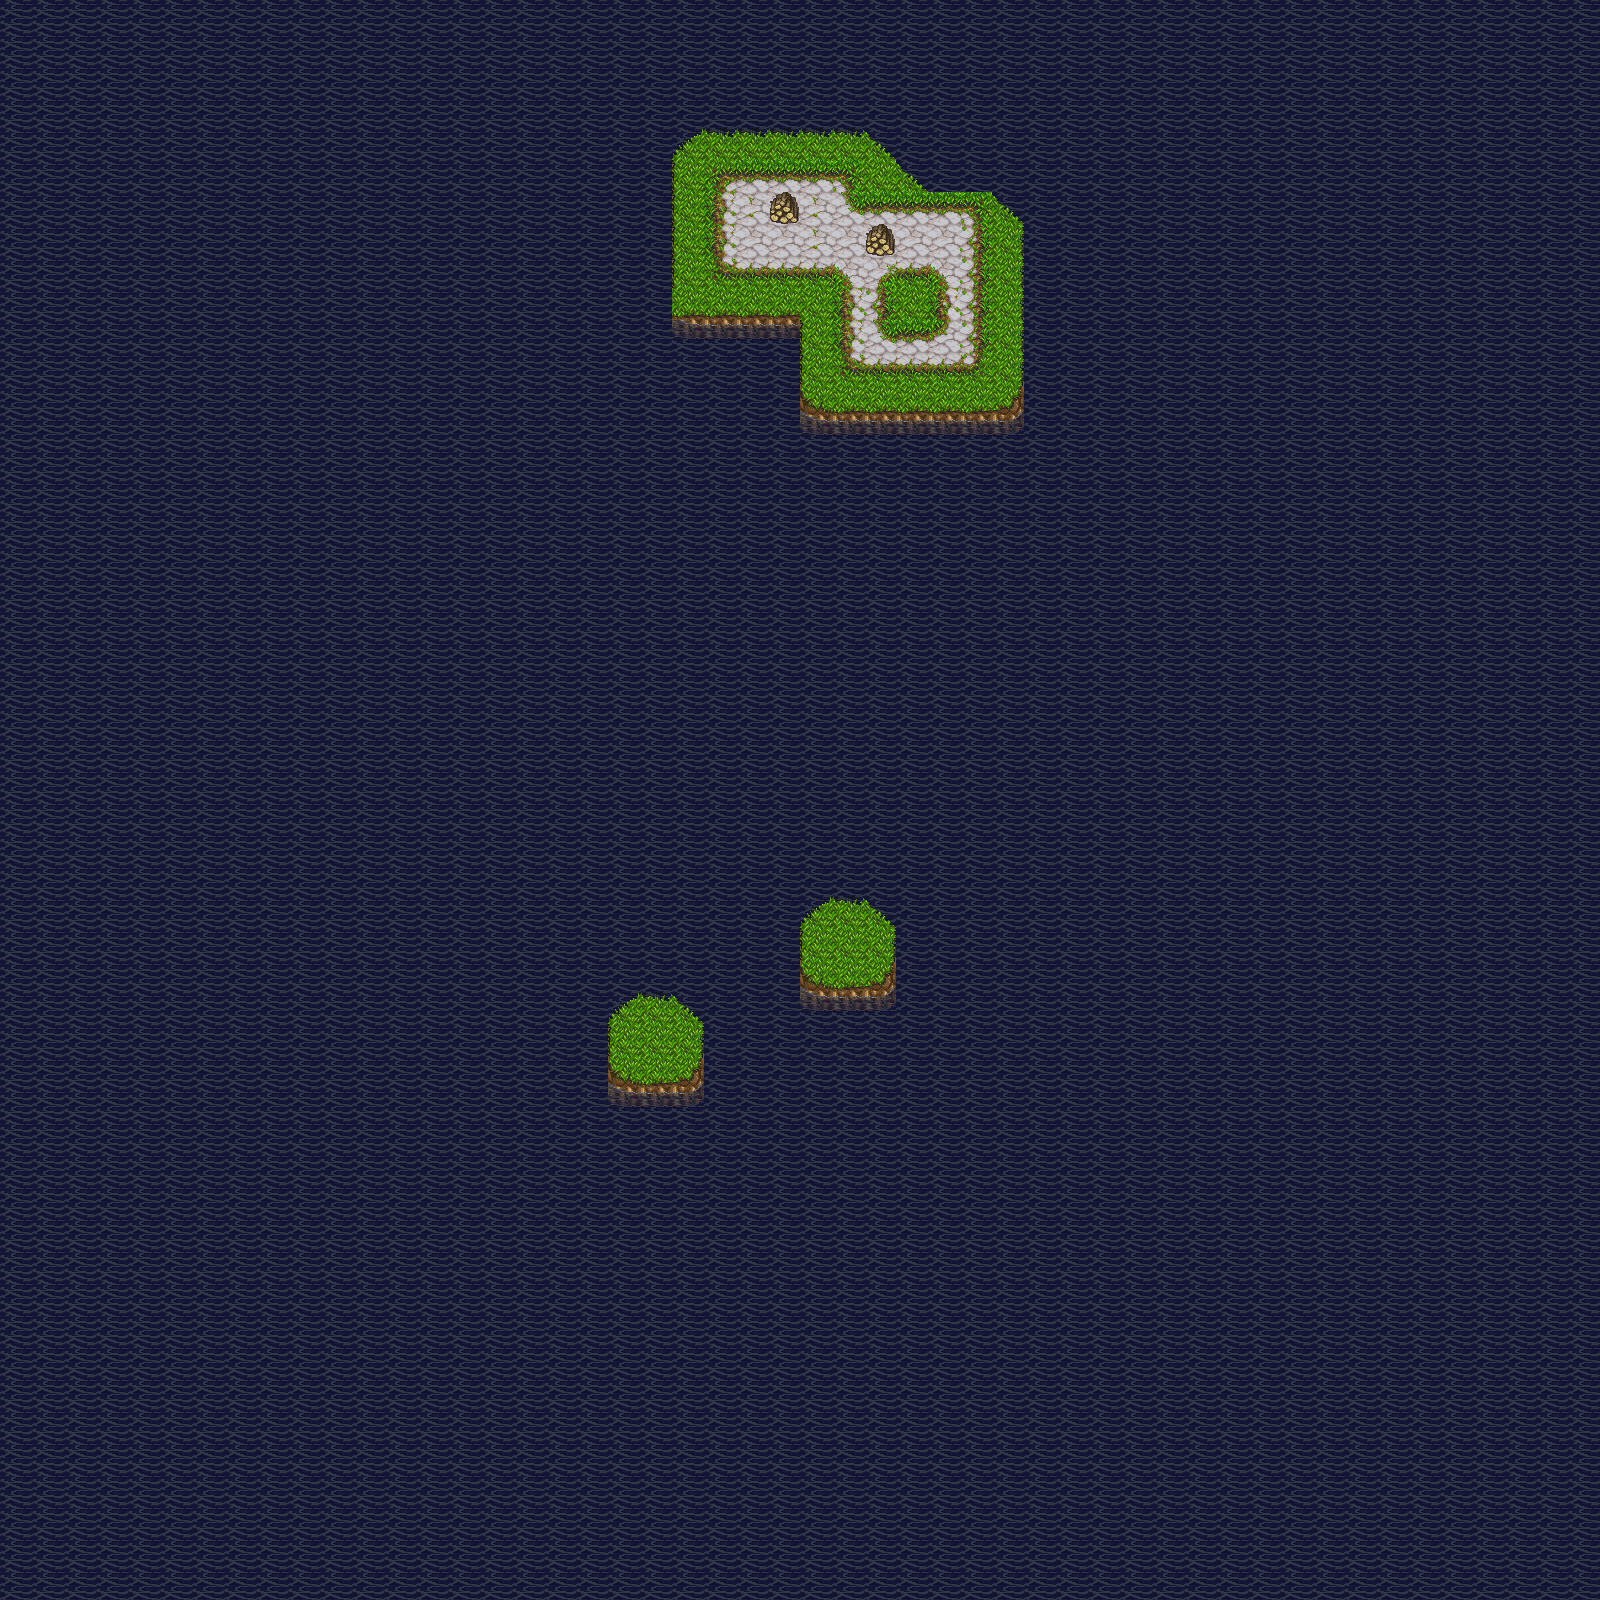

Below is a game level as drawn by its tile map, then a one-line description and the .tmx that defines it (tile-layer data replaced by summaries):
An orthogonal 50x50 tile map with 32x32 px tiles, 2 tile layers (Tile Layer 1, Tile Layer 2).

<map version="1.0" orientation="orthogonal" width="50" height="50" tilewidth="32" tileheight="32">
 <tileset firstgid="1" name="PathAndObjects_0" tilewidth="32" tileheight="32">
  <image source="tiles.png" width="512" height="512" />
 </tileset>
 <layer name="Tile Layer 1" width="50" height="50">
  <data>[2500 cells, 2500 non-empty, 28 distinct tile ids]</data>
 </layer>
 <layer name="Tile Layer 2" width="50" height="50">
  <data>[2500 cells, 2 non-empty, 1 distinct tile ids]</data>
 </layer>
</map>
